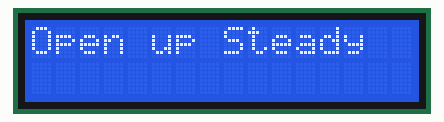
Simulated run of this sketch. Board: Arduino Uno, built with avr-gcc and run on an emulated ATmega328P. Shown: 16×2 character LCD. Random numbers use the default seed unless the sketch sets one; what the sketch prints to the serial monitor is not drawn.

Above: at 0.1 s.
At 5.1 s:
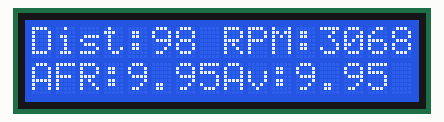
At 13.2 s:
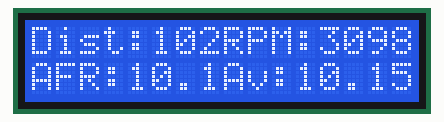
At 21.2 s:
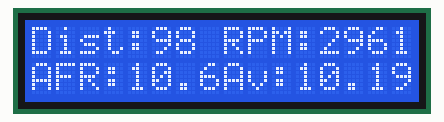
At 29.3 s:
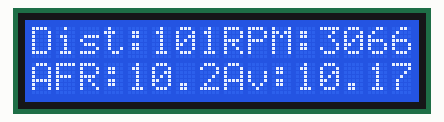
At 38.4 s:
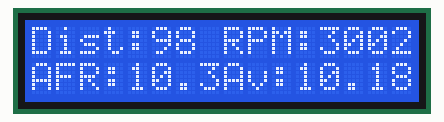

The sketch:

DisturbanceSimulation.ino
```cpp
// Set-up Variables and constants


int N = 3000;

float m_air;
float Lambda;


float m_fuel_desired;
float m_fuel_realised;
float t_fuel;
float t_valve;

float new_rpm = 3000.0;

float adjustment;
float new_power;
const int Pinitial = 4392; //with 40 percent efficiency

#include <LiquidCrystal.h>
const int rs = 7, en = 8, d4 = 9, d5 = 10, d6 = 11, d7 = 12;
LiquidCrystal lcd(rs, en, d4, d5, d6, d7);

int count;
float sum_lam;
void setup() {
  Serial.begin(9600);
  lcd.begin(16, 2);
  // Print a message to the LCD.
  lcd.print("Open up Steady");
  delay(5000);
  //while (!Serial);
  adjustment = 1;
  count = 0;
}

void loop() {
  count++;
  calc_injection(adjustment);
  //display_calc();

  Serial.println("");

  int rando = random(97,103);

  Serial.print("Dist:");
  Serial.print(rando);
  lcd.setCursor(0, 0);
  lcd.print("Dist:");
  lcd.print(rando);
  if(rando < 100){
    lcd.print(" ");
  }
  float random_impulse = rando /100.0;
  m_fuel_realised = m_fuel_desired * random_impulse;

  //Serial.print("Fuel_actual_:\t ");
  //Serial.println(m_fuel_realised);
  //Serial.print("NewPower:\t");
  new_power = 4392.0 * m_fuel_realised /1.01617;
  //Serial.println(new_power);
  //Serial.println("");
  Serial.print("RPM");
  new_rpm = new_power/1.466;
  int temp = round(new_rpm);
  Serial.print(new_rpm);
  lcd.setCursor(8, 0);
  lcd.print("RPM:");
  lcd.print(temp);
  //lcd.print("_");


  lcd.setCursor(0, 1);

  //Serial.println("");

  Serial.print("AFR:");
  Lambda = m_air/m_fuel_realised;
  Serial.print(Lambda);
  lcd.print("AFR:");
  lcd.print(Lambda);
  //lcd.print("_");

  if (new_rpm >3000) {
    //Serial.println("Too much fuel injected, pump less fuel next time");
    adjustment = 3000.0/new_rpm;
  } else{
    //Serial.println("Too little fuel injected, pump more fuel next time");
    adjustment = new_rpm/3000;
  }

  sum_lam = sum_lam + Lambda;
  lcd.setCursor(8, 1);
  lcd.print("Av:");
  lcd.print(sum_lam/count);


  //Serial.print("Adjust fuel next time by a factor of:\t");
  //Serial.println(adjustment);
  //Serial.println("");

  delay(1000);
}


void calc_injection(float adjustment) {
  m_air = 10.3518 * new_rpm/3000.0 ; // in mg per s - 0.8 extra
  //m_air = MAP * n_cyl * N * v_eng /1000000 /(R*IAT*2*60)*vol_eff;
  m_fuel_desired = 10.3518/9.75 * adjustment;
  //m_fuel = m_air / AFRstoc/4;
  t_fuel =   m_fuel_desired*1000.0/1704 ;
}

void display_calc(){
  //Serial.print("----Air and Fuel flow calculations---");
  Serial.println("");
  //Serial.print("M_air(g/s):\t");
  Serial.print(m_air);
  Serial.println("");
  //Serial.print("M_fuel_desired(g/s):\t");
  Serial.print(m_fuel_desired);
  Serial.println("");
  //Serial.print("t_fuel(ms):\t");
  Serial.print(t_fuel);
}
```

Measured:
- what the display in image 1 shows lasts 1.0 s, from 5.1 s to 6.1 s
